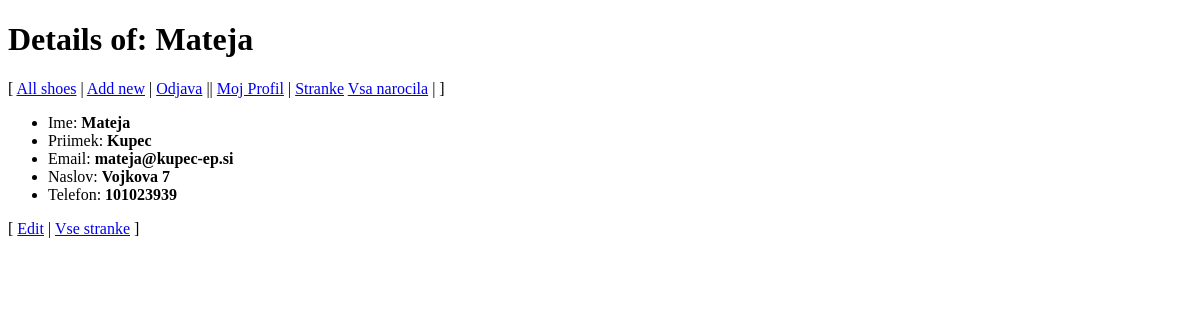
The app's page /index.php/stranke?id=1 (signed in), older data.
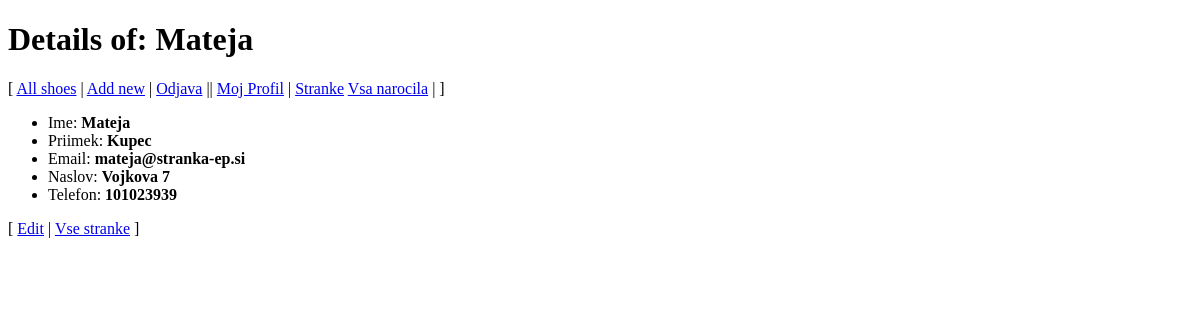
The same page, newer data.
### tables this page shows
CREATE TABLE IF NOT EXISTS `stranka` (
  `id` int(11) NOT NULL,
  `ime` varchar(255) NOT NULL,
  `priimek` varchar(255) NOT NULL,
  `email` varchar(255) UNIQUE NOT NULL,
  `naslov` varchar(255) UNIQUE NOT NULL,
  `telefon` int(20) UNIQUE NOT NULL,
  `geslo` varchar(255) NOT NULL,
  `status` varchar(11) NOT NULL DEFAULT 'aktiviran'
);

### model/StrankaDB.php (called while the page is built, shortened)
<?php
class StrankaDB {
    public static function get($id) {
        $db = DBInit::getInstance();
        $statement = $db->prepare("SELECT id, ime, priimek, email, naslov, telefon, geslo, status FROM stranka
            WHERE id = :id");
        $statement->bindParam(":id", $id, PDO::PARAM_INT);
        $statement->execute();
        $stranka = $statement->fetch();
        if ($stranka != null) {
            return $stranka;
        } else {
            return null;
        }
    }
}

### view/stranke-detail.php (the view, shortened to what this page needs)
<!DOCTYPE html>
<link rel="stylesheet" type="text/css" href="<?= CSS_URL . "style.css" ?>">
<h1>Details of: <?= $stranke["ime"] ?></h1>
<p>[
<a href="<?= BASE_URL . "shoe" ?>">All shoes</a> |
<?php if(isset($_SESSION["vloga"]) and $_SESSION["vloga"] == "prodajalec" ) { ?>
    <a href="<?= BASE_URL . "shoe/add" ?>">Add new</a>  |
<?php } ?>
<?php if(!isset($_SESSION["ime"])) { ?>
    <a href="<?= BASE_URL . "prijava" ?>">Prijava</a> | |
    <?php } else {?>
    <a href="<?= BASE_URL . "odjava" ?>">Odjava</a> ||
    <?php } ?>
<?php if(isset($_SESSION["vloga"])) { ?>
    <a href="<?= BASE_URL . "mojProfil" ?>">Moj Profil</a>  |
<?php } ?>
<?php if(isset($_SESSION["vloga"]) and $_SESSION["vloga"] == "prodajalec" ) { ?>
    <a href="<?= BASE_URL . "stranke" ?>">Stranke</a>
    <a href="<?= BASE_URL . "store/narocila" ?>">Vsa narocila</a> |
<?php } ?>
]</p>
<ul>
    <li>Ime: <b><?= $stranke["ime"] ?></b></li>
    <li>Priimek: <b><?= $stranke["priimek"] ?></b></li>
    <li>Email: <b><?= $stranke["email"] ?></b></li>
    <li>Naslov: <b><?= $stranke["naslov"] ?></b></li>
    <li>Telefon: <b><?= $stranke["telefon"] ?></b></li>
</ul>
<p>[ <a href="<?= BASE_URL . "stranke/edit?id=" . $_GET["id"] ?>">Edit</a> |
<a href="<?= BASE_URL . "stranke" ?>">Vse stranke</a> ]</p>

Row changes from the older to the newer data that the page shows:
changed stranka "Mateja": email "mateja@kupec-ep.si" → "mateja@stranka-ep.si"
